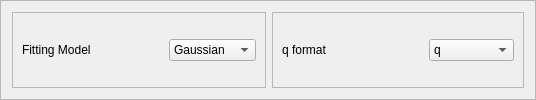
        <widget class="QFrame" name="frame_17">
         <property name="frameShape">
          <enum>QFrame::StyledPanel</enum>
         </property>
         <property name="frameShadow">
          <enum>QFrame::Raised</enum>
         </property>
         <layout class="QHBoxLayout" name="horizontalLayout_18" stretch="1,1">
          <item>
           <widget class="QFrame" name="frame_9">
            <property name="frameShape">
             <enum>QFrame::StyledPanel</enum>
            </property>
            <property name="frameShadow">
             <enum>QFrame::Raised</enum>
            </property>
            <layout class="QHBoxLayout" name="horizontalLayout_9">
             <item>
              <widget class="QLabel" name="label_22">
               <property name="sizePolicy">
                <sizepolicy hsizetype="Fixed" vsizetype="Preferred">
                 <horstretch>0</horstretch>
                 <verstretch>0</verstretch>
                </sizepolicy>
               </property>
               <property name="minimumSize">
                <size>
                 <width>141</width>
                 <height>0</height>
                </size>
               </property>
               <property name="maximumSize">
                <size>
                 <width>141</width>
                 <height>16777215</height>
                </size>
               </property>
               <property name="text">
                <string>Fitting Model</string>
               </property>
              </widget>
             </item>
             <item>
              <widget class="QComboBox" name="CB_fitting_model_sdd">
               <item>
                <property name="text">
                 <string>Gaussian</string>
                </property>
               </item>
               <item>
                <property name="text">
                 <string>Lorentzian</string>
                </property>
               </item>
               <item>
                <property name="text">
                 <string>Voigt</string>
                </property>
               </item>
              </widget>
             </item>
            </layout>
           </widget>
          </item>
          <item>
           <widget class="QFrame" name="frame_19">
            <property name="frameShape">
             <enum>QFrame::StyledPanel</enum>
            </property>
            <property name="frameShadow">
             <enum>QFrame::Raised</enum>
            </property>
            <layout class="QHBoxLayout" name="horizontalLayout_20">
             <item>
              <widget class="QLabel" name="label_21">
               <property name="sizePolicy">
                <sizepolicy hsizetype="Fixed" vsizetype="Preferred">
                 <horstretch>0</horstretch>
                 <verstretch>0</verstretch>
                </sizepolicy>
               </property>
               <property name="minimumSize">
                <size>
                 <width>141</width>
                 <height>0</height>
                </size>
               </property>
               <property name="maximumSize">
                <size>
                 <width>141</width>
                 <height>16777215</height>
                </size>
               </property>
               <property name="text">
                <string>q format</string>
               </property>
              </widget>
             </item>
             <item>
              <widget class="QComboBox" name="CB_q_format">
               <item>
                <property name="text">
                 <string>q</string>
                </property>
               </item>
               <item>
                <property name="text">
                 <string>CuKalpha</string>
                </property>
               </item>
              </widget>
             </item>
            </layout>
           </widget>
          </item>
         </layout>
        </widget>
